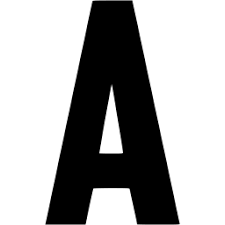
#> input picture A.png, 225 x 225 px
$ python 'invert image.py'
#> lines starting #> are read from the running program, lines starting #| are printed output that depends on the picture
import cv2

img = cv2.imread("A.png")
#> img is the input picture: shape (225, 225, 3); min 0, max 255, mean 169.1
print(img.shape)
#| (225, 225, 3)
print(img.size)
#| 151875

for row in img:
   for pixel in row:
       pixel[0] = 255 - pixel[0]                     # blue
       pixel[1] = 255 - pixel[1]                     # green
       pixel[2] = 255 - pixel[2]                     # red
#> after the loop, pixel = [0, 0, 0]

cv2.imshow("Image", img)
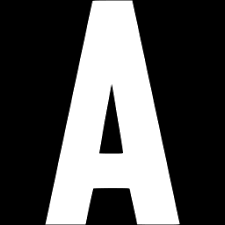
#> window 'Image': shape (225, 225, 3); min 0, max 255, mean 85.9
cv2.waitKey(0)
